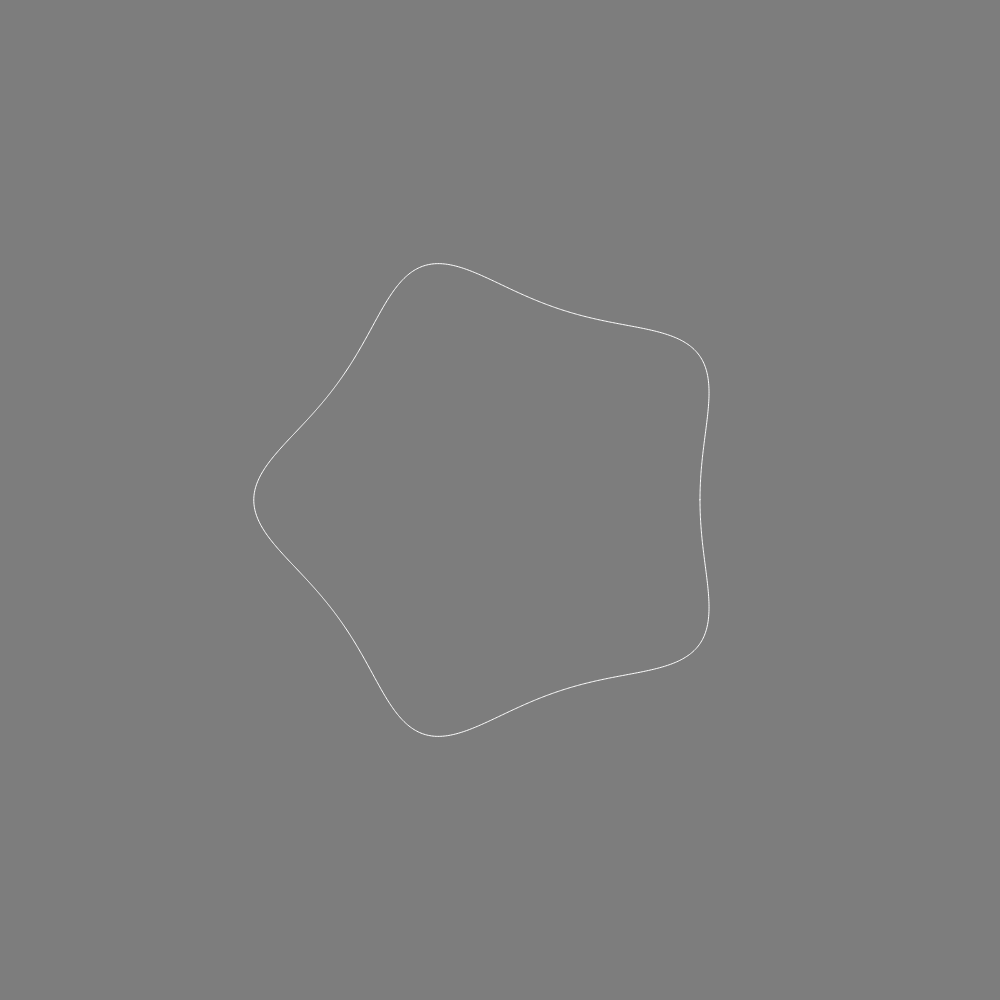
Frame 1 (no input)
Frame 60 (no input): identical to frame 1, image omitted
Frame 120 (the mouse pressed at the canvas centre since frame 60): identical to frame 1, image omitted

The p5.js sketch that drew this single still picture (run headless with seeded random() and noise() and a simulated clock; from frame 60 on, the mouse is pressed at the canvas centre):

// p5.js sketch
// ── sketch.js
let slider1;
let slider2;
let slider3;
let slider4;
var n1 = 1;
var n2 = 1;
var n3 = 1;
var m = 5;
var a = 1;
var b = 1;
function setup() {
  createCanvas(1000, 1000);
  slider1 = createSlider(1, 10, 5, 1);
  slider2 = createSlider(1, 10, 5, 0.1);
  slider3 = createSlider(1, 10, 5, 0.1);
  slider4 = createSlider(1, 10, 5, 0.1);
}

function superShape(theta) {
  var r = 1;
  var p1 = pow(abs((1 / a) * cos((theta * m) / 4)), n2);
  var p2 = pow(abs((1 / b) * sin((theta * m) / 4)), n3);
  var p3 = pow(p1 + p2, 1 / n1);
  if (p3 === 0) return 0;
  return 1 / p3;
}

function draw() {
  m = slider1.value();
  n1 = slider2.value();
  n2 = slider3.value();
  n3 = slider4.value();
  background(m * 25);
  translate(width / 2, height / 2);
  stroke(255);
  fill(n1 * 25, n2 * 25, n3 * 25);

  var scale = 200;
  var total = 1000;
  var increament = TWO_PI / total;
  beginShape();
  for (let angle = 0; angle < TWO_PI; angle += increament) {
    var r = superShape(angle);
    var x = scale * r * cos(angle);
    var y = scale * r * sin(angle);
    vertex(x, y);
  }
  endShape(CLOSE);
}
